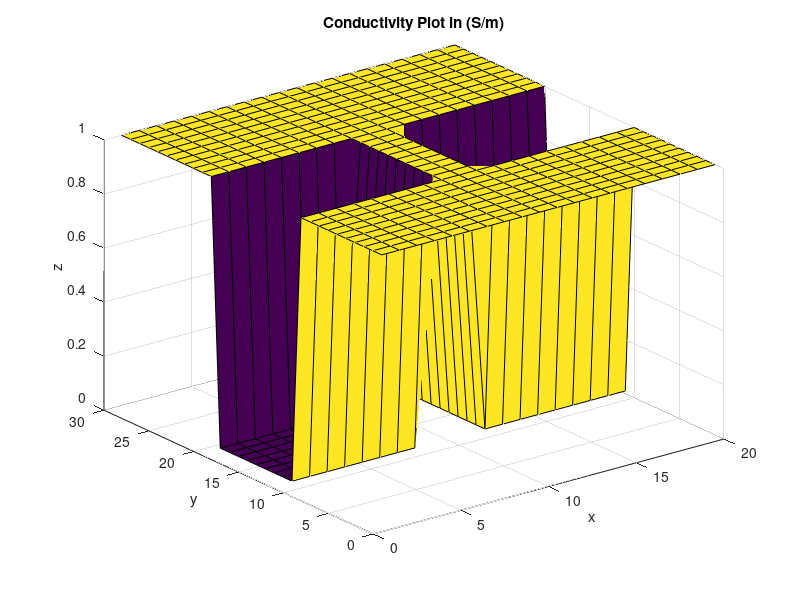
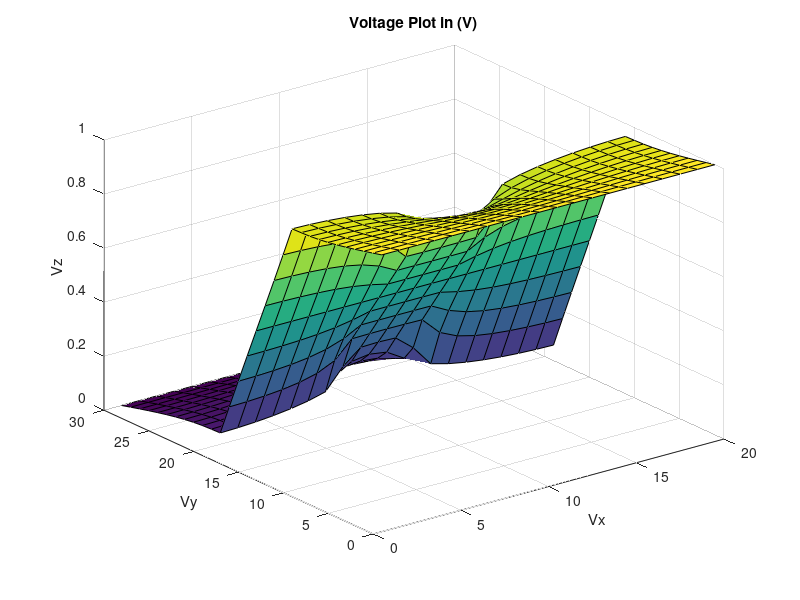
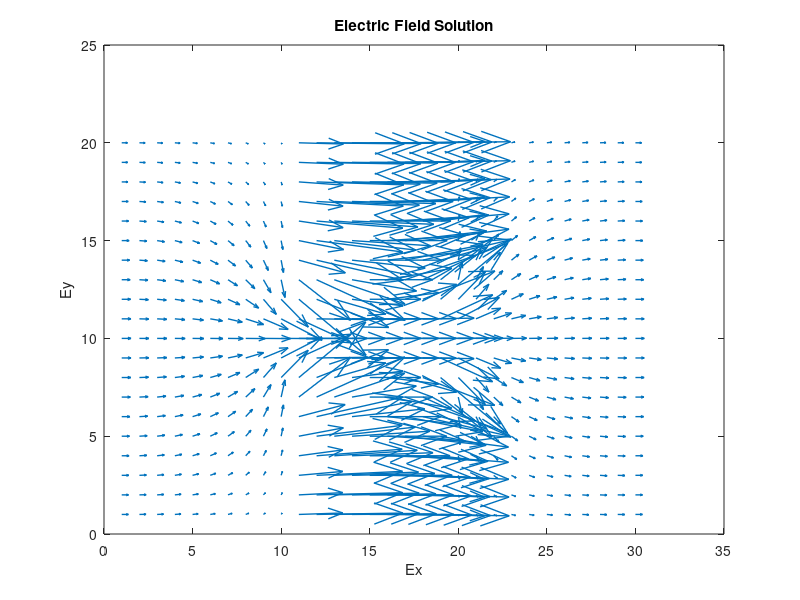
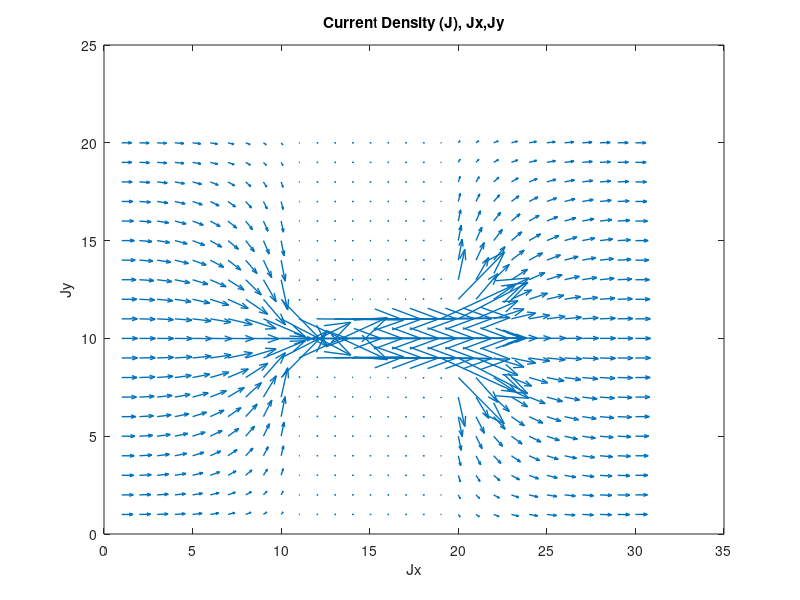

These figures' MATLAB source, in order: (Note: this script raises an error after producing the figures.)
clearvars; clearvars -GLOBAL
close all
set(0,'DefaultFigureWindowStyle','docked')  % 'docked' 'normal'
set(0,'DefaultLineLineWidth',1)

Length = 600E-9; %x direction
W = 400E-9; %y direction
vo = 1;

nx = 30;
ny = 20;
COut = 1; %conductivity outside boxs
CIn = 10^-2; %conductivity inside boxs
box = 1; %making box

V = zeros(nx,ny);
F = zeros(nx*ny,1);
G = sparse(nx*ny,nx*ny);  %matrix
CM = zeros(nx,ny);

if box == 1
    b1 = rectangle('Position',[2.0E-7,0,1.8E-7,1.8E-7]); %box1 position (bottom)
    b2 = rectangle('Position',[2.0E-7,2.2E-7,1.8E-7,1.8E-7]); %box2 position (top)
end


for j = 1:ny
    for i = 1:nx
        newW = j*(W/ny);
        newL = i*(Length/nx);

        if box == 1 && (newW > 2.2E-7 || newW < 1.8E-7) && box == 1 && newL > 2.0E-7 && newL < 3.95E-7
            CM(i,j) = CIn;
        else
            CM(i,j) = COut;
        end
    end
end


eq = 1;
for j = 1:ny
    for i = 1:nx
        n = j + (i-1)*ny;

        if i == 1
            F(n) = vo;
            G(n,n) = CM(i,j);

        elseif i == nx
            if eq == 1
                F(n) = 0;
                G(n,n) = CM(i,j);
            else
                F(n) = vo;
                G(n,n) = CM(i,j);
            end

        elseif j == 1
            if eq == 1
                F(n) = 0;
                nxm = j + ((i-1)-1)*ny; %(i-1,j)
                nyp = (j+1) + (i-1)*ny; %(i,j+1)
                nxp = j + ((i+1)-1)*ny; %(i+1,j)
                G(n,n) = -(CM(i-1,j) + CM(i+1,j) + CM(i,j+1));
                G(n,nxm) = CM(i-1,j);
                G(n,nxp) = CM(i+1,j);
                G(n,nyp) = CM(i,j+1);
            else
                F(n) = 0;
                G(n,n) = CM(i,j);
            end


        elseif j == ny
            if eq == 1
                F(n) = 0;
                nxm = j + ((i-1)-1)*ny; %(i-1,j)
                nxp = j + ((i+1)-1)*ny; %(i+1,j)
                nym = (j-1) + (i-1)*ny; %(i,j-1)
                G(n,n) = -(CM(i-1,j) + CM(i+1,j) + CM(i,j-1));
                G(n,nxm) = CM(i-1,j);
                G(n,nxp) = CM(i+1,j);
                G(n,nym) = CM(i,j-1);
            else
                F(n) = 0;
                G(n,n) = CM(i,j);
            end

        else
            nxm = j + ((i-1)-1)*ny;
            nxp = j + ((i+1)-1)*ny;
            nym = (j-1) + (i-1)*ny;
            nyp = (j+1) + (i-1)*ny;

            G(n,n) = -(CM(i-1,j) + CM(i+1,j) + CM(i,j-1) + CM(i,j+1));
            G(n,nxm) = CM(i-1,j);
            G(n,nxp) = CM(i+1,j);
            G(n,nym) = CM(i,j-1);
            G(n,nyp) = CM(i,j+1);

        end
    end
end

P = G\F;

for j = 1:ny
    for i = 1:nx
        n = j + (i-1)*ny;
        V(i,j) = P(n);
    end
end



%plot conductivity
axis([0 Length 0 W]);
figure (1), surf(CM)
title('Conductivity Plot in (S/m)');
xlabel('x');
ylabel('y');
zlabel('z');


%plot potential (V)
figure (2), surf(V)
title('Voltage Plot in (V)');
xlabel('Vx');
ylabel('Vy');
zlabel('Vz')
%
dx = Length/nx;
[Ey, Ex] = gradient(V);
Ey = Ey/dx;
Ex = Ex/dx;
figure (3), quiver(-Ex', -Ey', 4)
title('Electric Field Solution');
xlabel('Ex');
ylabel('Ey');

%current density

Jx = -CM.*Ex;
Jy = -CM.*Ey;

figure (4),quiver(Jx',Jy',4);
title('Current Density (J), Jx,Jy');
xlabel('Jx');
ylabel('Jy');



%solve for Vth
mo= 9.1093837015E-31;
mn = 0.26*mo;
%may need to an array to do this
l= 200E-9;  %come back into the other side
h= 100E-9;  %bounce back
a= l*h;
%%% ask TA
T= 300;
k= 1.38064852E-23;  %for thermal velocity
Tmn= 0.2E-12;  %mean free path

Vth = sqrt((2*k*T)/(mn));
np = 10000; %number of particles
partWatch = randi(np,7,1);  %an array of indices to select a sample of particles
%mean free path
mfp = Vth*Tmn;


X = rand(np,1)*l;  %random number between 0 and1 multiplied by limits of silicon
Y = rand(np,1)*h;

X1 = X;
Y1 = Y;
std=sqrt(k*T/mn);

Vx = std*(randn(np,1));  %x component
Vy = std*(randn(np,1));  %y component

avgV = sqrt(mean(Vx.^2 + Vy.^2));  %vx and vy are vectors
semiT = (avgV).^2*mn/(2*k);

dt = h/Vth/100;  %should be 1/100 of the region size


numit=1000;
Xp = X;  %when it hits the top, X remains the same
%when hitting the x max, come back from left so X-width
Yp = Y;   % when it hits the top, direction will just be -Vy


Area = l * h;
EC = 10E15;

numarea = Area * EC;  %total number of electrons in reggion

numelec = numarea/np;

lx = linspace(0,Length,nx);
ly = linspace(0,W,ny);

[LX,LY]= meshgrid(lx,ly);
% figure
% surf(LX,LY,Ex.');
% interp2(LX,LY,Ex.',2e-7,3e-7);


figure(5);
hold on
axis([0 l 0 h])

box1 = rectangle('Position',[0.8E-7, 0, 0.4E-7, 0.4E-7]);
box2 = rectangle('Position',[0.8E-7, 0.6E-7 ,0.4E-7,0.4E-7]);

InBox = X > 0.8E-7 & X < 1.2E-7 & (Y > 0.6E-7 | Y < 0.4E-7);
while sum(InBox)> 0

    X(InBox) = rand(sum(InBox),1)*l;
    Y(InBox) = rand(sum(InBox),1)*h;
    InBox = X > 0.8E-7 & X < 1.2E-7 & (Y> 0.6E-7 | Y < 0.4E-7);
end


pathnum = 0;
distancesum = 0;
for i=1:numit

    q = -1.602*10^-19;
    
    Ex_p= interp2(LX,LY,Ex.',Xp, Yp);
    Ey_p= interp2(LX,LY,Ey.',Xp, Yp);
    Ex_p(isnan(Ex_p)) = 0;
    Ey_p(isnan(Ey_p)) = 0;

    Fex = q*Ex_p;
    Fey = q*Ey_p;

    accx = Fex/mn;
    accy = Fey/mn;

    Xp = X;
    Yp = Y;

    X = X + dt*Vx + 1/2*(accx*(dt^2)) ;

    % map particle position to i,j in acc matrix
    %divide into equal parts
    %i = x
    Y = Y + dt*Vy + 1/2*(accy*(dt^2)) ;
    Vx = Vx + accx*dt;
    Vy = Vy + accy*dt;

  %left
    ix = X < 0;
    X(ix) = X(ix)+l;
    Xp(ix) = Xp(ix) + l;
    Y = Y;
        
    a = sum(ix);  %number of particles going left

    %right
    ix = X > l;
    X(ix) = X(ix)-l;
    Xp(ix) = Xp(ix)-l;
    Y = Y;

    b = sum(ix); %particles going to the right


    %%drift current
    partpertime = (b - a) / dt ;
    currx(i)= q*EC*partpertime;


    iy = Y<0 | Y > h;
    Vy(iy) = -Vy(iy);

    %scattering, ONLY PLOTS A FEW
    std=sqrt(k*T/mn);
    Pscat = 1 - exp(-dt/Tmn);
    iscat = Pscat > rand(np,1);

    X = X + dt*Vx;
    Y = Y + Vy*dt;
    Vx(iscat) = std*randn(sum(iscat),1);
    Vy(iscat) = std*randn(sum(iscat),1);


      InBox1 = X > 0.8E-7 & X < 1.2E-7 & Y> 0.6E-7;
    outsidebox = Xp < 0.8E-7 | Xp > 1.2E-7;
    X(InBox1 & outsidebox) = Xp(InBox1 & outsidebox);
    Vx(InBox1 & outsidebox) = -Vx(InBox1 & outsidebox);
    Vy(InBox1 & ~outsidebox) = -Vy(InBox1 & ~outsidebox);
    Y(InBox1 & ~outsidebox) = Yp(InBox1 & ~outsidebox);

    InBox2 = X > 0.8E-7 & X < 1.2E-7 & Y < 0.4E-7;
    outsidebox = Xp < 0.8E-7 | Xp > 1.2E-7;
    X(InBox2 & outsidebox)= Xp(InBox2 & outsidebox);
    Vx(InBox2 & outsidebox) = -Vx(InBox2 & outsidebox);
    Vy(InBox2 & ~outsidebox) = -Vy(InBox2 & ~outsidebox);
    Y(InBox2 & ~outsidebox) = Yp(InBox2 & ~outsidebox);


    %mean free path
    pathnum = pathnum + sum(iscat);
    distance = sqrt((X1(iscat)-X(iscat)).^2 + ((Y1(iscat)-Y(iscat)).^2));
    distancesum = distancesum + sum(distance);
    X1(iscat) = X(iscat);


    %calculating temperarure using avg velocity

    avgV = sqrt(mean(Vx.^2 + Vy.^2));  %vx and vy are vectors
    semiT = (avgV).^2*mn/(2*k);

    figure (5)
    hold on
    axis([0 l 0 h])

    %titlep = sprintf('Temp = %.3d', semiT);

    title(sprintf('Particle Trajectories, Temp = %.3d', semiT))
    xlabel('x (m)')
    ylabel('y (m)')

        title('Curved Trajectories')
    for j=1:length(partWatch)

        plot([Xp(partWatch(j)),X(partWatch(j))]',[Yp(partWatch(j)),Y(partWatch(j))]','SeriesIndex',j)

    end

end
%drift current

avgV = mean(sqrt(Vx.^2 + Vy.^2)); %vx and vy are vectors
semiT = (avgV).^2*mn/(2*k);

    figure (6)
    hold on
    xlabel('Time (s)');
    ylabel ('Current (A)')
    title('Drift Current over Time');
    plot(currx);

